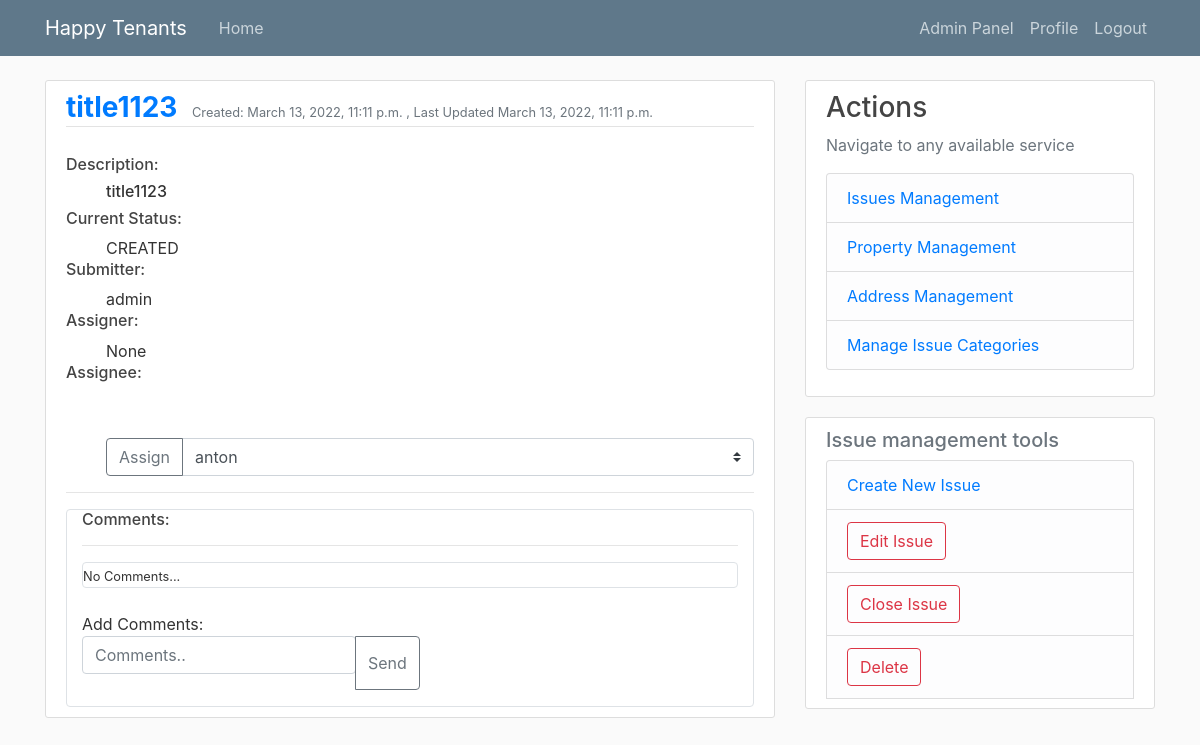
/issues/13 (signed in), run on an earlier commit of the app's database.
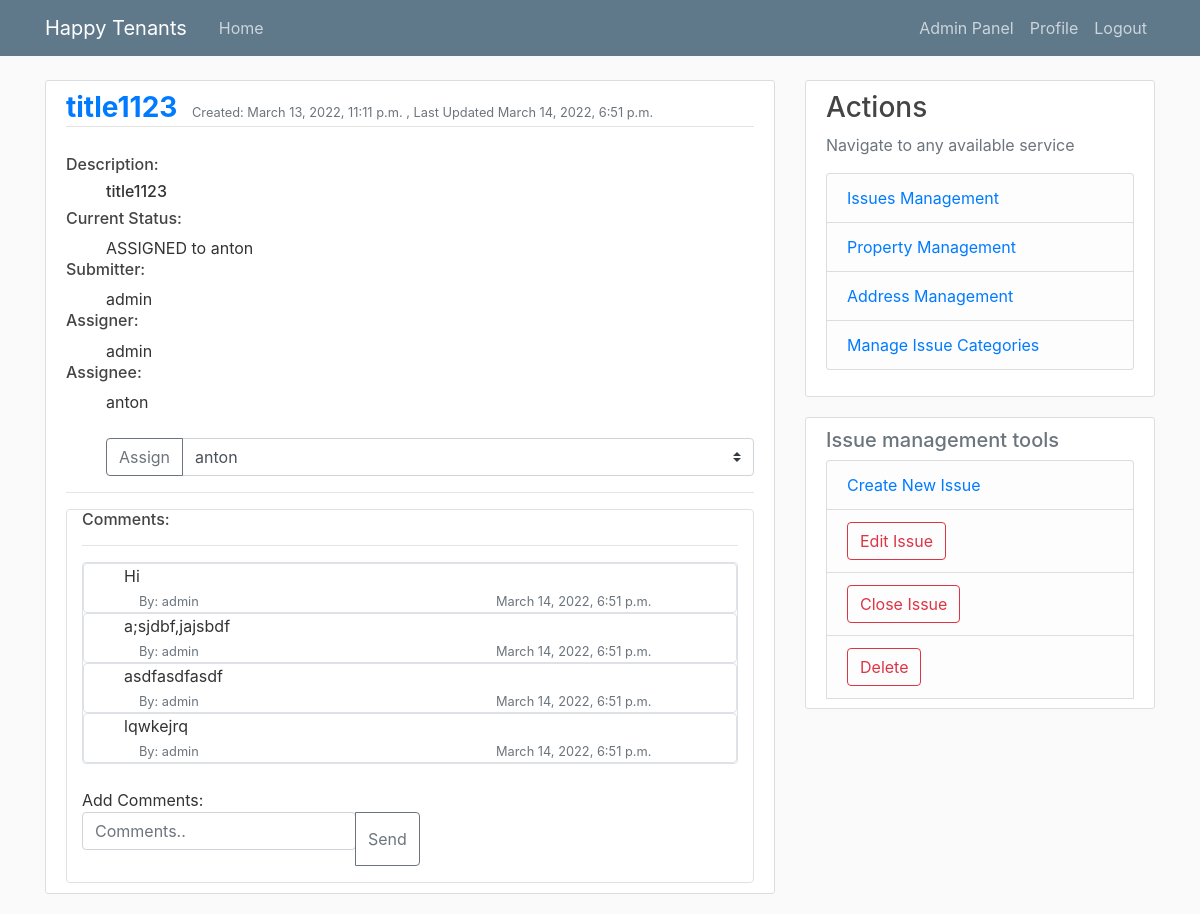
And on a later commit of the database.
### tenant_mgmt/models.py (models this page shows, shortened)
class Issue(models.Model):
    class StatusENUM(models.TextChoices):
        CRE = 'CREATED',
        ASS = 'ASSIGNED',
        PRO = 'IN_PROGRESS',
        COM = 'COMPLETED',
        DEL = 'DELETED',
        CLO = 'CLOSED'
    title = models.CharField(max_length=50, null=False, blank=False)
    description = models.TextField(max_length=200, null=False, blank=False)
    category = models.ForeignKey(IssueCategory, on_delete=models.SET_NULL, null=True)
    related_property = models.ForeignKey(Property, on_delete=models.CASCADE)
    status = models.CharField(max_length=20, choices=StatusENUM.choices, default=StatusENUM.CRE)
    manager = models.ForeignKey(User, on_delete=models.SET_NULL, default=None, blank=True, null=True, related_name="assigned_by_issues_set")
    assignee = models.ForeignKey(User, on_delete=models.SET_NULL, default=None, blank=True, null=True, related_name="assigned_to_issues_set")
    submitter = models.ForeignKey(User, on_delete=models.CASCADE, related_name="submitted_issues_set")
    created = models.DateTimeField(auto_now_add=True)
    updated = models.DateTimeField(auto_now=True)
    def __str__(self) -> str:
        return self.title
    class Meta:
        ordering = ['-updated', '-created']

class Comment(models.Model):
    messageText = models.TextField(max_length=255, null=True)
    author = models.ForeignKey(User, on_delete=models.SET_NULL, null=True)
    issue = models.ForeignKey(Issue, on_delete=models.CASCADE, related_name="issue_comments")
    dateAdded = models.DateTimeField(auto_now_add=True)
    dateUpdated = models.DateTimeField(auto_now=True)
    class Meta:
        ordering = ['dateUpdated', 'dateAdded']

### tenant_mgmt/views.py (the view, shortened to what this page needs)
# urls.py: path('issues/<int:pk>', IssueDetailView.as_view(), name='issueDetails'),
@method_decorator([login_required], name='dispatch')
class IssueDetailView(UserPassesTestMixin, DetailView):
    model = Issue
    template_name = 'tnt_mgmt/issue/detail.html'
    context_object_name = 'issue'
    ordering = ['dateAdded']
    def get_context_data(self, **kwargs):
        context = super(IssueDetailView, self).get_context_data(**kwargs)
        context['employees'] = User.objects.filter(groups__name='employee')
        return context
    def test_func(self):
        issue = self.get_object()
        return util.is_admin_or_manager(self.request.user) or self.request.user == issue.submitter or self.request.user == issue.assignee

### tenant_mgmt/templatetags/extra_filters.py (called while the page is built)
@register.filter(name='has_groups')
def has_groups(user, group_names):
    groups = list(group_names.split('|'))
    userGroups = user.groups.all()
    for groupName in groups:
        group = Group.objects.get(name=groupName)
        if group in userGroups:
            return True
    return False

@register.filter(name='is_active')
def is_active(user):
    return len(user.groups.all()) > 0

### tenant_mgmt/util.py (called while the page is built)
def is_admin_or_manager(user):
    return is_admin(user) or is_manager(user)

def is_admin(user):
    return Group.objects.get(name='administrator') in user.groups.all()

### tenant_mgmt/templates/tnt_mgmt/issue/detail.html (shortened to what this page needs)
{% extends "./base.html" %} {% block content %} {% load extra_filters %}
<article class="media content-section">
  <div class="media-body">
    <div class="article-metadata">
      <a class="mr-2 h3" href="{% url 'issueDetails' issue.id %}">
        <b> {{ issue }} </b></a
      >
      <small class="text-muted"
        >Created: {{ issue.created}} , Last Updated {{issue.updated}}</small
      >
    </div>
    <div>
      <br />
      <h6>Description:</h6>
      <ul class="h6">
        {{issue.description}}
      </ul>
      <h6>Current Status:</h6>
      <ul>
        {{issue.status}} {% if issue.status == 'ASSIGNED' %} to {{issue.assignee.username}}{% endif %}
      </ul>
      <h6>Submitter:</h6>
      <ul>
        {{issue.submitter}}
      </ul>
      <h6>Assigner:</h6>
      <ul>
        {{issue.manager}}
      </ul>
      <h6>Assignee:</h6>
      <ul>
        {% if issue.assignee %}
          {{issue.assignee}}
        {% endif %}
      {% if request.user|has_groups:"administrator|manager" %}
        <form method="POST">
          <div class="input-group mb-3">
            <div class="input-group-prepend">
              <button class="btn btn-outline-secondary" type="submit"  {% if issue.status == 'CLOSED' %}disabled{% endif %}>Assign</button>
            </div>
            <select name="assignee" class="custom-select" id="inputGroupSelect03">
              {% for employee in employees  %}
              <option value="{{employee.id}}">{{employee.username}}</option>
              {% endfor %}
            </select>
          </div>
        </form>
      {% endif %}
      </ul>
      <hr />
    </div>
    <div class="container border border-gray rounded">
      <h6>Comments:</h6>
      <hr />
      <div class="border border-gray rounded">
        {% for comment in issue.issue_comments.all %}
        <div class="border border-gray rounded">
          <div>
            <ul>
              {{comment.messageText}}
            </ul>
            <ul>
              <div class="container">
                <div class="row">
                  <div class="col">
                    <small class="text-muted">By: {{comment.author}}</small>
                  </div>
                  <div class="col col-lg-5">
                    <small class="text-muted">{{comment.dateAdded}}</small>
                  </div>
                </div>
              </div>
            </ul>
          </div>
        </div>
        {% empty %}
        <small> No Comments...</small>
        {% endfor %}
      </div>
      <br>
      <div>
        <form method="POST">
        Add Comments:
        <div class="input-group mb-3">
          <fieldset class="form-group">
            <input type="text" name="comment_text" class="form-control" placeholder="Comments.." aria-label="Recipient's username" aria-describedby="basic-addon2">
          </fieldset>
          <div class="input-group-append">
            <button class="btn btn-outline-secondary" type="submit" {% if issue.status == 'CLOSED' %}disabled{% endif %}>Send</button>
          </div>
        </form>
        </div>
      </div>
    </div>
  </div>
{% endblock content %}
{% block details_view_actions %}
{% if request.user|has_groups:"administrator|manager|tenant" %}
<li class="list-group-item list-group-item-light">
  <button id="editBtn" class="btn btn-outline-danger" type="submit">
    Edit Issue
  </button>
</li>
{% if request.user|has_groups:"administrator|manager" %}
  {% if not issue.status == 'CLOSED'%}
     <li class="list-group-item list-group-item-light">
      <form method="POST">
        <button id="deleteBtn" class="btn btn-outline-danger" type="submit">
          Close Issue
        </button>
      </form>
    </li>
  {% endif %}
    <li class="list-group-item list-group-item-light">
      <button id="deleteBtn" class="btn btn-outline-danger" type="submit">
        Delete
      </button>
    </li>
{% endif %}
{% endif %}
{% endblock details_view_actions %}

### tenant_mgmt/templates/tnt_mgmt/issue/base.html
{% extends "tnt_mgmt/base.html" %}
{% block additional_actions %}
    <div class="content-section">
        <h5 class='text-muted'>Issue management tools</h5>
        <ul class="list-group">
            <li class="list-group-item list-group-item-light"><a href="{% url 'newIssue' %}">Create New Issue</a></li>
            {% block details_view_actions %}{% endblock details_view_actions %}
        </ul>
    </div>
{% endblock additional_actions %}

### tenant_mgmt/templates/tnt_mgmt/base.html (shortened to what this page needs)
{% load static %}
{% load extra_filters %}
<!DOCTYPE html>
<html>
    <head>
        <link rel="stylesheet" href="https://cdn.jsdelivr.net/npm/bootstrap@4.3.1/dist/css/bootstrap.min.css">
        <link rel="stylesheet" href="{% static 'tnt_mgmt/base.css'%}" type="text/css">
    </head>
    <body>
        <header class="site-header">
            <nav class="navbar navbar-expand-md navbar-dark bg-steel fixed-top">
              <div class="container">
                <a class="navbar-brand mr-4" href="{% url 'tnt-mgmt-home' %}">Happy Tenants</a>
                <div class="collapse navbar-collapse" id="navbarToggle">
                  <div class="navbar-nav mr-auto">
                    <a class="nav-item nav-link" href="{% url 'tnt-mgmt-home' %}">Home</a>
                  </div>
                  <div class="navbar-nav">
                    {% if request.user.is_authenticated %}
                      {% if request.user|has_groups:"administrator" %}
                        <a class="nav-item nav-link" href="/../admin">Admin Panel</a>
                      {% endif %}
                      <a class="nav-item nav-link" href="{% url 'profile' %}">Profile</a>
                      <a class="nav-item nav-link" href="{% url 'logout' %}">Logout</a>
                    {% else %}
                      <a class="nav-item nav-link" href="{% url 'login' %}">Login</a>
                      <a class="nav-item nav-link" href="{% url 'register' %}">Register</a>
                    {% endif %}
                  </div>
                </div>
              </div>
            </nav>
        </header>
        <main role="main" class="container">
            <div class="row">
              <div class="col-md-8">
                {% block content %}{% endblock %}
              </div>
              {% if request.user.is_authenticated %}
              <div class="col-md-4">
                <div class="content-section">
                  <h3>Actions</h3>
                  {% if not request.user|is_active %}
                    <p class='text-muted'>No available services</p>
                  {% else %}
                    <p class='text-muted'>Navigate to any available service
                      <ul class="list-group">
                        <li class="list-group-item list-group-item-light"><a href="{% url 'issues' %}">Issues Management</a></li>
                        {% if request.user|has_groups:"administrator|manager" %}
                          <li class="list-group-item list-group-item-light"><a href="{% url 'properties'%}">Property Management</a></li>
                          <li class="list-group-item list-group-item-light"><a href="{% url 'addresses'%}">Address Management</a></li>
                        {% endif %}
                        {% if request.user|has_groups:"administrator" %}
                          <li class="list-group-item list-group-item-light"><a href="{% url 'categories'%}">Manage Issue Categories</a></li>
                        {% endif %}
                      </ul>
                    </p>
                  {% endif %}
                </div>
                {% block additional_actions %}{% endblock %}
              </div>
              {% endif %}
          </main>
    </body>
</html>

### tenant_mgmt/static/tnt_mgmt/base.css (style rules this page uses)
body { background: #fafafa; color: #333333; margin-top: 5rem; }
h1, h2, h3, h4, h5, h6 { color: #444444; }
ul { margin: 0; }
.bg-steel { background-color: #5f788a; }
.site-header .navbar-nav .nav-link { color: #cbd5db; }
.content-section { background: #ffffff; padding: 10px 20px; border: 1px solid #dddddd; border-radius: 3px; margin-bottom: 20px; }
.article-metadata { padding-bottom: 1px; margin-bottom: 4px; border-bottom: 1px solid #e3e3e3 }

What changed in the data, as far as the page shows it:
changed Issue "title1123": updated "March 13, 2022, 11:11 p.m." → "March 14, 2022, 6:51 p.m."; status "CREATED" → "ASSIGNED"; assignee.username (not shown) → "anton"; manager "None" → "admin"; assignee (not shown) → "anton"
added Comment: messageText "Hi", author "admin", dateAdded "March 14, 2022, 6:51 p.m."
added Comment: messageText "a;sjdbf,jajsbdf", author "admin", dateAdded "March 14, 2022, 6:51 p.m."
added Comment: messageText "asdfasdfasdf", author "admin", dateAdded "March 14, 2022, 6:51 p.m."
added Comment: messageText "lqwkejrq", author "admin", dateAdded "March 14, 2022, 6:51 p.m."
Also different on the page:
text no longer shown: "No Comments..."
text now shown: "to"
